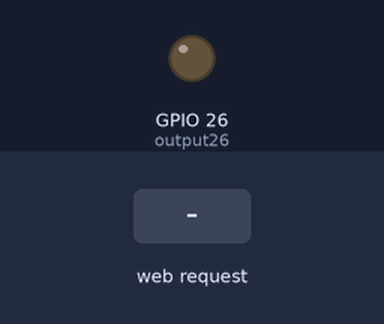
Recording of a sketch running on a simulated ESP32. Parts: output pins drawn as LEDs (lit = HIGH). Inputs (shaded band) come from the test bench. WiFi joins after 1.5 s; servers stay silent unless stated; what the sketch prints to the serial monitor is not drawn.

Above: at 2.7 s.
2.8 s: HTTP request GET /26/on received
At 3.1 s:
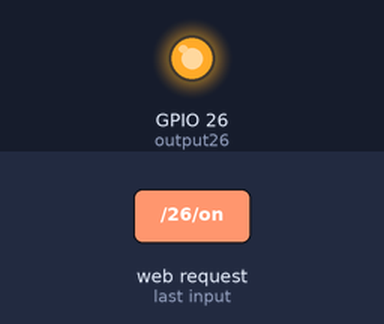
4.3 s: HTTP request GET /26/off received
At 5.5 s:
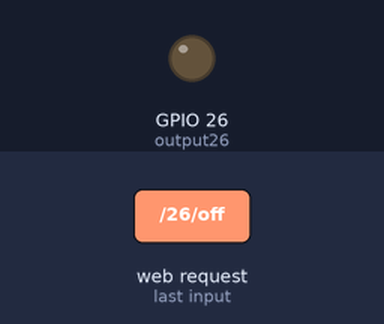
Timing chart, 0 to 7.3 s (numbered marks = the images above; inputs shaded):
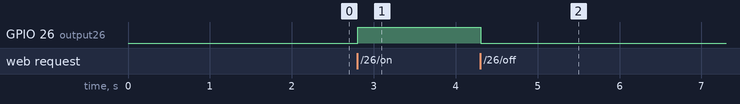

The sketch:

IoT25-HW06.ino
```cpp
// Load Wi-Fi library
#include <WiFi.h>

// Replace with your network credentials
const char* ssid = "iPhone";
const char* password = "12345123";

// Set web server port number to 80
WiFiServer server(80);

// Variable to store the HTTP request
String header;

// Variable to store the current output state
String output26State = "off";

// Assign output variables to GPIO pins
const int output26 = 26;

// Timing variables
unsigned long currentTime = millis();
unsigned long previousTime = 0;
const long timeoutTime = 2000;  // 2 seconds timeout

// Client connection state
bool clientConnected = false;

void setup() {
  Serial.begin(115200);
  pinMode(output26, OUTPUT);  // Set GPIO 26 as an output
  digitalWrite(output26, LOW); // Initialize GPIO 26 as LOW

  // Connect to Wi-Fi network
  Serial.print("Connecting to ");
  Serial.println(ssid);
  WiFi.begin(ssid, password);

  while (WiFi.status() != WL_CONNECTED) {
    delay(500);
    Serial.print(".");
  }

  // Print the local IP address and start the web server
  Serial.println("\nWiFi connected.");
  Serial.print("IP address: ");
  Serial.println(WiFi.localIP());
  server.begin();
}

void loop() {
  WiFiClient client = server.available(); // Listen for incoming clients

  if (client) {
    // Only print "New Client" once per connection
    if (!clientConnected) {
      Serial.println("New Client.");
      clientConnected = true;
    }

    currentTime = millis();
    previousTime = currentTime;
    String currentLine = ""; // Stores the current line of incoming data

    while (client.connected() && currentTime - previousTime <= timeoutTime) {
      currentTime = millis();
      if (client.available()) {
        char c = client.read();
        Serial.write(c);  // Print received character to serial monitor
        header += c;      // Append the character to the header string

        // If the character is a newline
        if (c == '\n') {
          // If the current line is empty, it signifies the end of the HTTP request
          if (currentLine.length() == 0) {

            // Send HTTP response
            client.println("HTTP/1.1 200 OK");
            client.println("Content-type:text/html");
            client.println("Connection: close");
            client.println();

            // Handle GPIO control
            if (header.indexOf("GET /26/on") >= 0) {
              Serial.println("GPIO 26 ON");
              output26State = "on";
              digitalWrite(output26, HIGH);
            }
            else if (header.indexOf("GET /26/off") >= 0) {
              Serial.println("GPIO 26 OFF");
              output26State = "off";
              digitalWrite(output26, LOW);
            }

            // Send the HTML webpage
            client.println("<!DOCTYPE html><html>");
            client.println("<head><meta name=\"viewport\" content=\"width=device-width, initial-scale=1\">");
            client.println("<style>");
            client.println("body { font-family: Helvetica; text-align: center; }");
            client.println(".button { background-color: #4CAF50; border: none; color: white; padding: 16px 40px;");
            client.println("font-size: 30px; cursor: pointer; }");
            client.println(".button2 { background-color: #555555; }");
            client.println("</style></head>");
            client.println("<body><h1>ESP32 Web Server</h1>");
            client.println("<p>GPIO 26 - State: " + output26State + "</p>");

            // Display ON/OFF buttons based on the current state
            if (output26State == "off") {
              client.println("<p><a href=\"/26/on\"><button class=\"button\">ON</button></a></p>");
            } else {
              client.println("<p><a href=\"/26/off\"><button class=\"button button2\">OFF</button></a></p>");
            }

            client.println("</body></html>");
            client.println();  // End of HTTP response

            // Exit the while loop
            break;
          }
          else {
            currentLine = "";  // Clear the current line
          }
        }
        else if (c != '\r') {
          currentLine += c;  // Append characters to the current line
        }
      }
    }

    // Close the client connection and reset the header
    client.stop();
    header = "";
    clientConnected = false;  // Reset connection state
  }
}
```

Measured:
- after the input at 2.8 s, GPIO 26 (output26): LOW → HIGH at once
- after the input at 4.3 s, GPIO 26 (output26): HIGH → LOW at once
